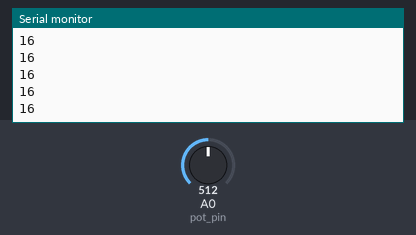
A sketch run on a simulated Arduino Uno, built with avr-gcc and run on an emulated ATmega328P. Parts: the last lines printed to the serial monitor. The test bench sets the inputs (shaded band); at power-on: A0 (pot_pin) = 512.

Above: at 1.2 s.
1.3 s: A0 (pot_pin) set to 716
At 1.32 s:
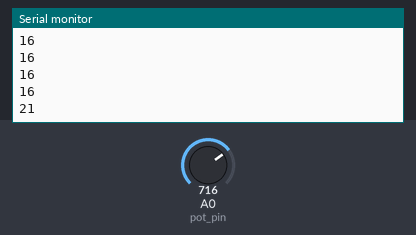
2.8 s: A0 (pot_pin) set to 900
At 2.83 s:
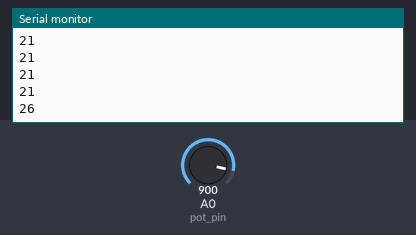
Timing chart, 0 to 5.8 s (numbered marks = the images above; inputs shaded):
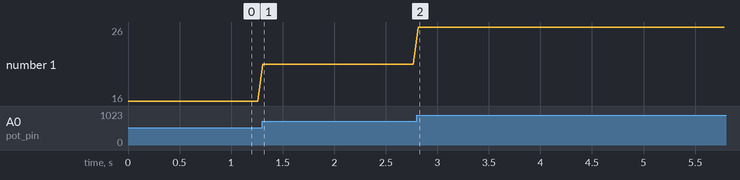

Measured:
- after the input at 1.3 s, the serial monitor: prints a new line at once (image 1)
- after the input at 2.8 s, the serial monitor: prints a new line at once (image 2)
- plotted number 1: 16 → 21 after the input at 1.3 s, 21 → 26 after the input at 2.8 s

The sketch:

potentiometer.ino
```cpp
int pot_pin = A0;   // Initializing the Potentiometer pin
int pot_output; // Declaring a variable for potentiometer output

void setup() {
  Serial.begin(9600);       // Starting the serial communication at 9600 baud rate
}

void loop() {
  pot_output = analogRead (pot_pin); // Reading from the potentiometer
  int mapped_output = map (pot_output, 0, 1023, 2, 30); // Mapping the output of potentiometer
  Serial.println (mapped_output);     // Sending the output to Processing IDE
  delay(50);

}
```
